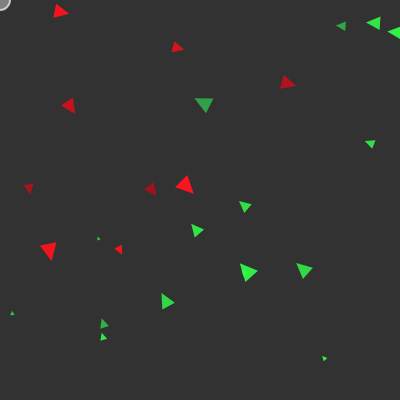
Frame 1 (no input)
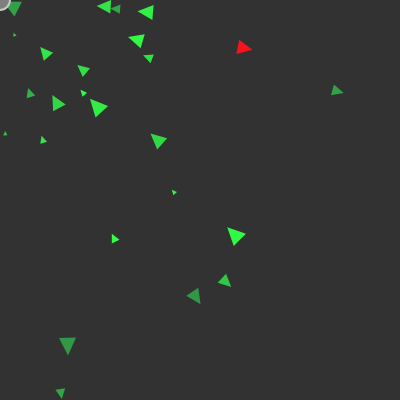
Frame 60 (no input)
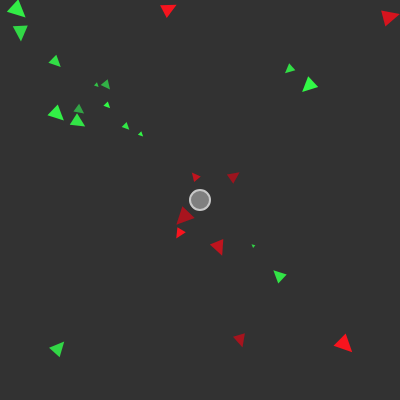
Frame 120 (the mouse pressed at the canvas centre since frame 60)

The p5.js sketch that drew these frames (run headless with seeded random() and noise() and a simulated clock; from frame 60 on, the mouse is pressed at the canvas centre):

// p5.js sketch
// ── sketch.js
const WIDTH = 400;
const HEIGHT = 400;
const NUM_VEHICLES = 25;

let v;
let vehicles = [];
let mouse;

function setup() {
  createCanvas(WIDTH, HEIGHT);

  mouse = new MouseTarget();

  for(let i = 0; i < NUM_VEHICLES; i++) {
    const v = new Vehicle(
      random(0, WIDTH),
      random(0, HEIGHT),
      random(4,7),
      random(10,20) / 100,
      random(2,10)
    );

   if(i < NUM_VEHICLES/2) {
      v.setBehavior('flee');
    }

    vehicles.push(v);
  } 
}

function draw() {
  background(50);

  vehicles.forEach((v => {

    // A random chance to check for switching behaviour
  //  if(prob(0.01))
      v.switchBehavior(mouse.getPosition());

    v.performBehavior(mouse.getPosition());
    v.update();
    v.checkEdges();
    v.render();
  }));

  mouse.update();
  mouse.render();  
}

function prob(chance) {
  const r = random(1);
  return r <= chance;
}
// ── MouseTarget.js
class MouseTarget {
    constructor() {
        this.position = createVector(mouseX, mouseY);
    }

    getPosition() {
        return this.position;
    }

    update() {
        this.position.x = mouseX;
        this.position.y = mouseY;
    }

    render() {
        fill(127);
        stroke(200);
        strokeWeight(2);
        ellipse(this.position.x, this.position.y, 20, 20);
    }
}
// ── Vehicle.js
class Vehicle {
	constructor(x, y, mS, mF, r) {
        this.maxSpeed = mS;
        this.maxForce = mF;
        this.r = r;
        this.position = createVector(x,y);
        this.velocity = createVector(0, 0);
        this.acceleration = createVector(0,0);
        this.setBehavior('seek');
	}

  update(){
    this.velocity.add(this.acceleration);
    this.velocity.limit(this.maxSpeed);
    this.position.add(this.velocity);
    this.acceleration.mult(0);
  }

  _calcSeekForce(target) {
    const desired = p5.Vector.sub(target, this.position); // A vector pointing from the location to the target

    // Scale to maximum speed
    desired.setMag(this.maxSpeed);

    // Steering = Desired minus velocity
    const steer = p5.Vector.sub(desired, this.velocity);
    steer.limit(this.maxForce); // Limit to maximum steering force

    return steer;
  }

  setBehavior(behavior) {
      this.behavior = behavior;
      this.setColor();
  }
  
  setColor() {
    if(this.behavior === 'seek') {
        this.color = color(50, random(150,255), 70);
    }
    else if(this.behavior === 'flee') {
        this.color = color(random(150,255), 20 , 30);
    }
  }

  performBehavior(target) {
      if(this.behavior === 'seek')
        this.seek(target);
      else if(this.behavior === 'flee')
        this.flee(target);
  }

  seek(target) {
    const force = this._calcSeekForce(target);
    this.applyForce(force);
  }

  flee(target) {
    const force = this._calcSeekForce(target).mult(-1);
    this.applyForce(force);
  }

  switchBehavior(target) {
      const distance = dist(this.position.x, this.position.y, target.x, target.y);

     // console.log(distance);

      if(this.behavior === 'seek' && distance < 20) {
        this.setBehavior('flee');
        this.velocity.mult(-1);
      }
      else if(this.behavior === 'flee' && distance > 300) {
        this.setBehavior('seek');
      }
  }

  applyForce(force){
    this.acceleration.add(force);
  }

  checkEdges() {
    if(this.position.x > WIDTH) {
      this.position.x = 0;
    }

    if(this.position.x  < 0) {
      this.position.x = WIDTH;
    }

    if(this.position.y > HEIGHT) {
      this.position.y = 0;
    }

    if(this.position.y < 0) {
      this.position.y = HEIGHT;
    }
  }
  
  render() {
    push();
    translate(this.position.x, this.position.y);
    rotate(this.velocity.heading() + PI / 2);
    this.drawTriangle(this.r);  
    pop();
  }

  drawTriangle(r) {
    const xOver2  = Math.cos(PI/6) * r;
    const y = Math.sin(PI/6) * r;

    noStroke();
    fill(this.color);

    beginShape();
    vertex(0, -r*1.3);
    vertex(-xOver2, y);
    vertex(xOver2, y);
    endShape(CLOSE);
  } 	
}
